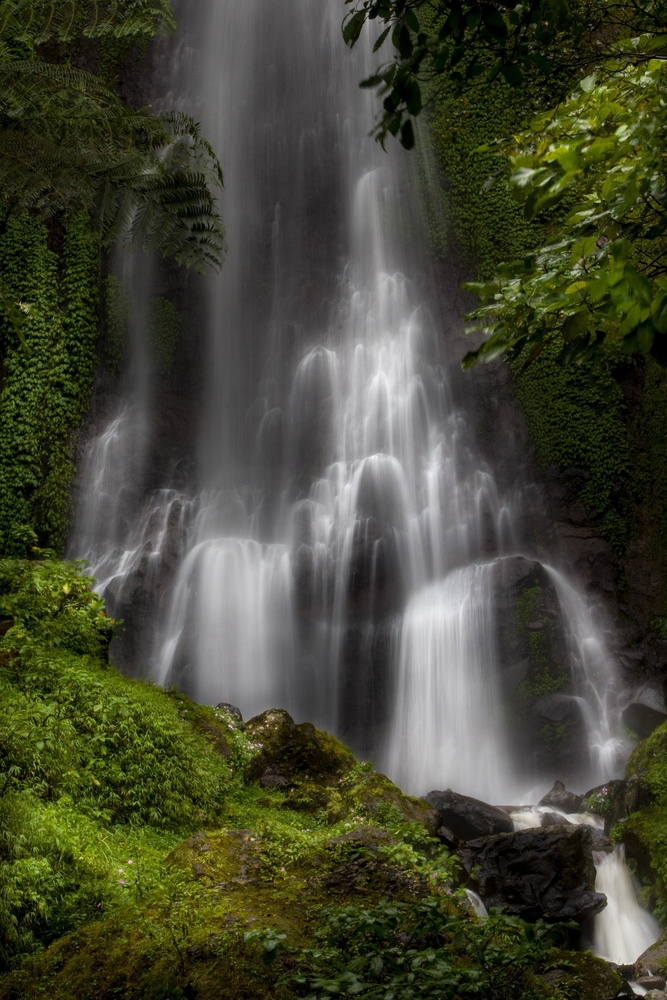
#> input picture OpenCVPracticals-Vijet/images/sample.jpg, 667 x 1000 px, shrunk from 1280 x 1920 before the run
$ python 07_threshold.py
#> lines starting #> are read from the running program, lines starting #| are printed output that depends on the picture; after the words box and inside, x2 and y2 are one past the last pixel; in counts of white or black regions, pixels touching at a corner belong together
import cv2

img=cv2.imread("images/sample.jpg",0)
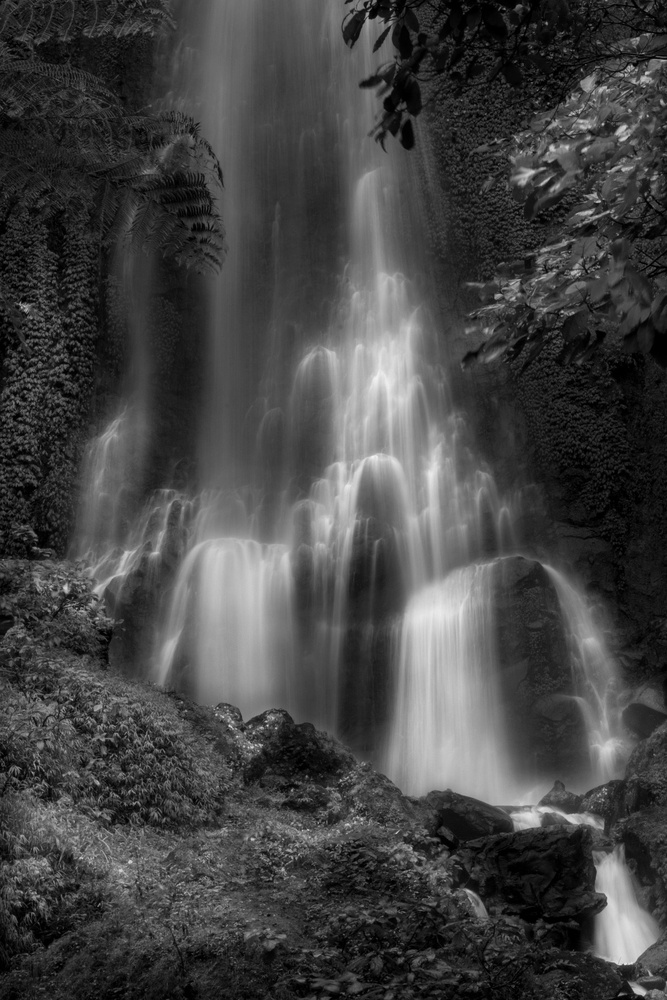
#> img: shape (1000, 667); min 0, max 242, mean 67.7

_,th=cv2.threshold(img,127,255,cv2.THRESH_BINARY)
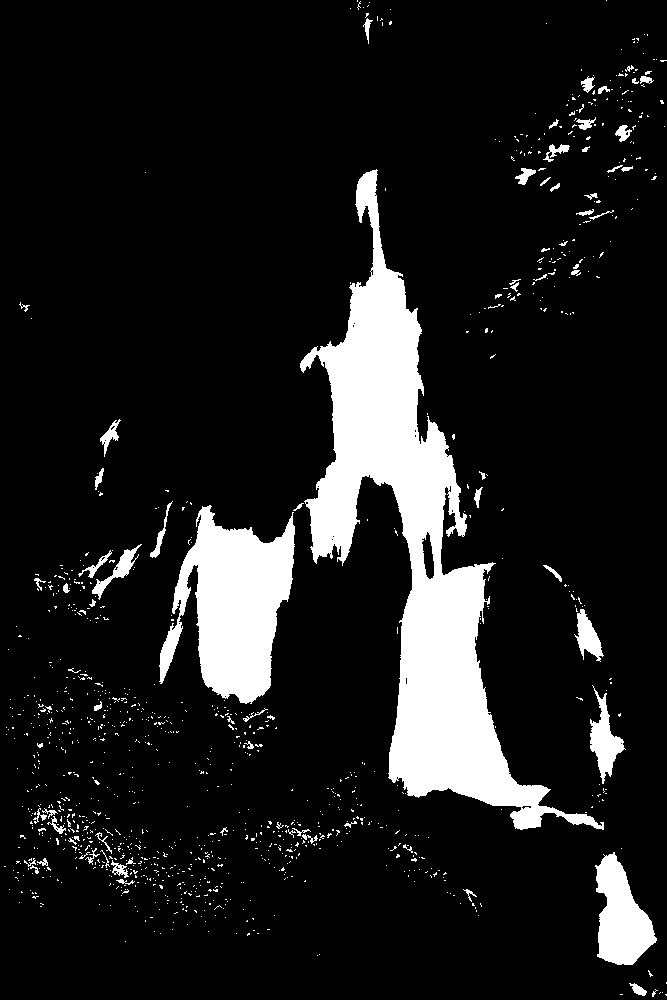
#> th: shape (1000, 667); 11.8% white; 1105 white regions (1029 under 20 px), largest, box (x1, y1, x2, y2) and area: (300, 169, 604, 830) 49166, (159, 505, 295, 704) 15371, (595, 852, 657, 965) 4158

cv2.imshow("Threshold",th)

cv2.waitKey(0)
cv2.destroyAllWindows()
